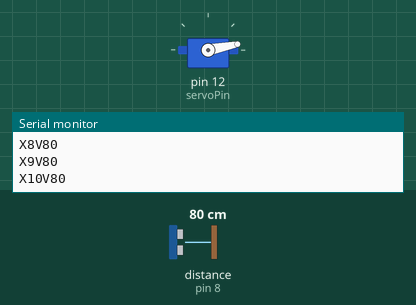
Bench run of a sketch on a simulated Arduino Uno, built with avr-gcc and run on an emulated ATmega328P. Shown: servo, the last lines printed to the serial monitor. Wiring (inferred from the names in the program): ultrasonic range finder: trigger pin 9; echo pin 8. The test bench sets the inputs (shaded band); at power-on: distance to the obstacle (sensor on pin 8) 80 cm. The echo pulse lasts 58.3 µs per cm.

Above: at 1.27 s.
1.3 s: distance to the obstacle (sensor on pin 8) set to 9 cm
At 2.5 s:
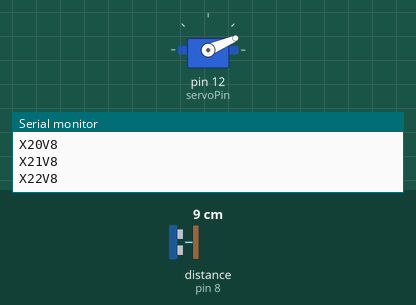
10.3 s: distance to the obstacle (sensor on pin 8) set to 2 cm
At 10.49 s:
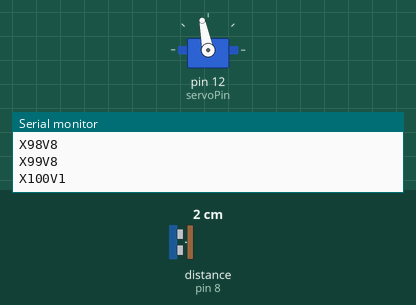
Timing chart, 0 to 22.3 s (numbered marks = the images above; inputs shaded):
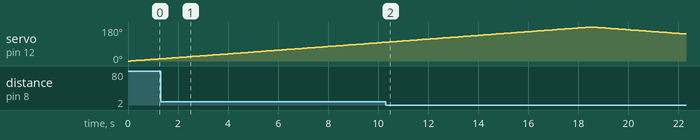

The sketch:

Sonar_Ultrasonico.ino
```cpp
#include <Servo.h>    // Añade la libreria Servo
Servo leftRightServo;    // Crea una variable servo
int leftRightPos = 0;    // Variable para la posición del servo (grados)
int index = 0;    // Contador para el número de lectura
long total = 0;    // Variable para calcular el pormedio
int average = 0;    // Variable para calcular el promedio
long duration = 0;    // Variable para calcular el tiempo de llegada de la señal
int distance = 0; // Variable para calcular la distancia
// CONFIGURACIÓN:
int echoPin = 8;    // SRF05's Echo pin
int trigPin = 9;    // SRF05's Trig pin
int servoPin = 12;    // Pin para el cable de señal del servo
int servoMin = 700;    // Anchura del pulso, en microsegundos, correspondiente al mínimo (0 grados) ángulo en del servo (por defecto 544)
int servoMax = 2400;    // Anchura del pulso, en microsegundos, correspondiente al máximo (180 grados) ángulo en del servo (por defecto 2400)
const int numReadings = 2;    // Número de lecturas en cada posición
void setup() {

leftRightServo.attach(servoPin,700,2400);    // Pin de salida para el servo, recorrido minimo, recorrido maximo
Serial.begin(9600);    // Establece la velocidad de datos del puerto serie
pinMode(trigPin, OUTPUT);    // Establece pin como salida
pinMode(echoPin, INPUT);    // Establece pin como entrada
digitalWrite(trigPin, LOW);    // Pone el pin a un estado logico bajo
}

void loop() {
    for(leftRightPos = 0; leftRightPos < 180; leftRightPos++) {    // De izquierda a derecha.
    leftRightServo.write(leftRightPos);
        for (index = 0; index<numReadings; index++) {    // Repite tantas veces como número de lecturas en cada posicion
        // Pulso de 10us para inicial el modulo
        digitalWrite(trigPin, HIGH);
        delayMicroseconds(10);
        digitalWrite(trigPin, LOW);

        duration = pulseIn(echoPin, HIGH, 17400);    // Devuelve la longitud del pulso del pin Echo en us (3metros maximo)
            if (!duration){    // Si la duracción es 0
            duration = 17400;    // La señal se a perdido. Se establece distancia maxima
            }
        distance = duration/58;    // Calculamos distancia en centrimetros
        total = total + distance;    // Almacenamos la distancia para calcular promedio
        delay(50);    // Esperamos hasta la siguiente medida
        }

    average = total/numReadings;    // Calcula el promedio
    total = 0;    // Resetea variable

    // Envia datos por el puerto serie
    Serial.print("X");    // Identificador X para la posicion del servo
    Serial.print(leftRightPos);    // Posición del servo
    Serial.print("V");    // Identificador V para el promedio de distancia
    Serial.println(average);    // Promedio de distancia
    }
    for(leftRightPos = 180; leftRightPos > 0; leftRightPos--) {    // De derechas a izquierda
    leftRightServo.write(leftRightPos);
        for (index = 0; index<numReadings; index++) {
        // Pulso de 10us para inicial el modulo
        digitalWrite(trigPin, HIGH);
        delayMicroseconds(10);
        digitalWrite(trigPin, LOW);

        duration = pulseIn(echoPin, HIGH, 17400);
            if (!duration){
            duration = 17400;
            }
        distance = duration/58;
        total = total + distance;
        delay(50);
        }

    average = total/numReadings;
    total = 0;

    Serial.print("X");
    Serial.print(leftRightPos);
    Serial.print("V");
    Serial.println(average);
    }
}
```

Measured:
- by itself, servo on pin 12 (servoPin): rises from 99° to 180° in 8.1 s, then falls to 143° in 3.8 s
